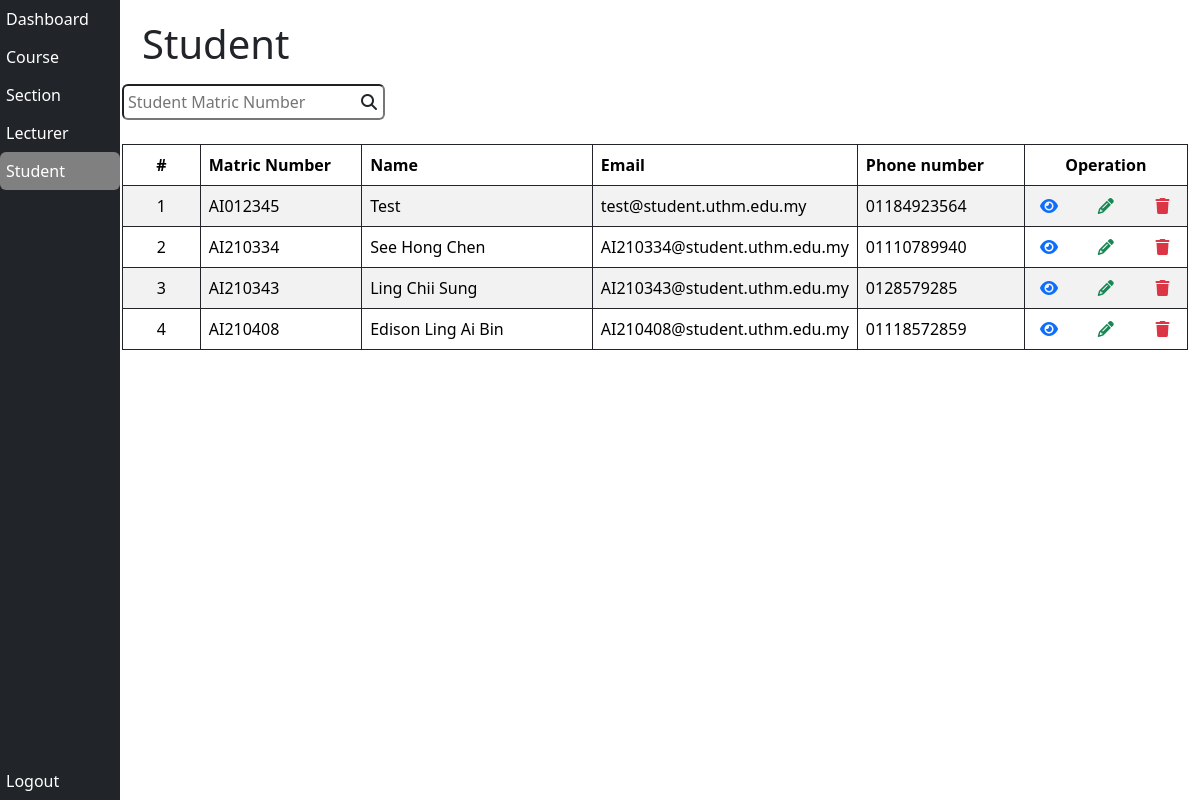
The page /Staff/student.php (signed in) on the database its author committed.
### tables this page shows
CREATE TABLE `student` (
  `student_matric_number` varchar(255) NOT NULL,
  `student_name` varchar(255) NOT NULL,
  `student_phone_number` varchar(255) NOT NULL,
  `student_IC` varchar(255) NOT NULL,
  `student_password` varchar(255) NOT NULL,
  `student_DOB` date NOT NULL,
  `student_nationality` enum('Malaysian','Non-Malaysian') NOT NULL,
  `student_gender` enum('Male','Female') NOT NULL,
  `student_race` enum('Malay','Chinese','India','Other') NOT NULL,
  `student_personal_email` varchar(255) DEFAULT NULL,
  `student_student_email` varchar(255) NOT NULL,
  `student_muet_band` enum('1','2','3','4','5','6') NOT NULL,
  `student_pre_university_result` varchar(255) NOT NULL,
  `student_archive` int(11) NOT NULL DEFAULT 0
);

### Staff/student.php (the view, shortened to what this page needs)
<?php
  if(!isset($_SESSION['admin'])) {
    echo 'Please login first <br>';
    echo 'Click <a href="index.php">here<a/> to login';
  }else {
    include 'db.php';
?>
<!DOCTYPE html>
<html lang="en">
<head>
  <link href="https://cdn.jsdelivr.net/npm/bootstrap@5.3.3/dist/css/bootstrap.min.css" rel="stylesheet"
>
  <link rel="stylesheet" href="https://cdnjs.cloudflare.com/ajax/libs/font-awesome/6.5.2/css/all.min.css"
 />
  <link rel="stylesheet" href="./styles/style.css">
  <link rel="stylesheet" href="./styles/sidebar.css">
</head>
<body>
  <div class="container-fluid">
    <div class="bg-dark text-white sidebar">
      <a href="dashboard.php" class="btn nav-btn text-white d-block text-start">Dashboard</a>
      <a href="course.php" class="btn nav-btn text-white d-block text-start">Course</a>
      <a href="section.php" class="btn nav-btn text-white d-block text-start">Section</a>
      <a href="lecturer.php" class="btn nav-btn text-white d-block text-start">Lecturer</a>
      <a href="student.php" class="btn nav-btn text-white d-block text-start selected">Student</a>
      <a href="clearId.php"
        class="btn nav-btn text-white d-block text-start position-absolute w-100 bottom-0">Logout</a>
    </div>
    <div class="main-content">
      <h1 class="title">Student</h1>
      <form autocomplete="off">
        <div class="position-relative d-inline">
          <input type="text" class="ps-1 pe-4 py-1 rounded mt-2" placeholder="Student Matric Number"
            id="studentMatricNumberInput">
          <i class="fas fa-search position-absolute end-0 top-50 translate-middle-y me-2"></i>
        </div>
      </form>
      <table class="table table-striped table-bordered border-dark mt-4" id="studentTable">
        <thead>
          <div class="row">
            <th scope="col" class="col-1 text-center">#</th>
            <th scope="col" class="col-2">Matric Number</th>
            <th scope="col" class="col-3">Name</th>
            <th scope="col" class="col-2">Email</th>
            <th scope="col" class="col-2">Phone number</th>
            <th scope="col" class="col-2 text-center">
              Operation
            </th>
          </div>
        </thead>
        <tbody>
          <?php
            $count = 1;
            $sql = "SELECT student_matric_number, student_name, student_phone_number, student_student_email FROM student WHERE student_archive = 0 ORDER BY student_matric_number";
            $result = mysqli_query($conn, $sql);
            if(mysqli_num_rows($result) > 0) {
              while($row = mysqli_fetch_assoc($result)) {
          ?>
          <tr>
            <td scope="row" class="text-center"><?php echo $count++ ?></td>
            <td scope="row"><?php echo $row["student_matric_number"] ?></td>
            <td scope="row"><?php echo $row["student_name"] ?></td>
            <td scope="row"><?php echo $row["student_student_email"] ?></td>
            <td scope="row"><?php echo $row["student_phone_number"] ?></td>
            <td>
              <div class="row">
                <div class="col-4 text-center">
                  <a
                    href="./operation/student/viewStudent.php?matricNumber=<?php echo $row["student_matric_number"] ?>">
                    <i class="fa-solid fa-eye text-primary"></i>
                  </a>
                </div>
                <div class="col-4 text-center">
                  <a
                    href="./operation/student/editStudent.php?matricNumber=<?php echo $row["student_matric_number"] ?>">
                    <i class="fa-solid fa-pencil text-success"></i>
                  </a>
                </div>
                <div class="col-4 text-center">
                  <a href="#">
                    <i class="fa-solid fa-trash text-danger"
                      onclick="deleteStudent('<?php echo $row['student_matric_number']?>', '<?php echo htmlspecialchars($row['student_name'])?>')"
                      name="delete"></i>
                  </a>
                </div>
              </div>
            </td>
          </tr>
          <?php
              }
            }else {
              echo
                '<tr>
                  <td colspan="8" class="text-center">No student found</td>
                </tr>';
            }
          ?>
        </tbody>
      </table>
    </div>
  </div>
</body>
</html>
<?php
  }
?>

### Staff/styles/style.css (style rules this page uses)
*, *::before, *::after { box-sizing: border-box; padding: 0; margin: 0; }
body { width: 100%; }
.main-content { margin-top: 10px; margin-left: 110px; }
.title { padding: 10px 0px 0px 20px; }

### Staff/styles/sidebar.css (style rules this page uses)
.sidebar { height: 100vh; position: fixed; top: 0; bottom: 0; left: 0; z-index: 999; }
.nav-btn { padding: 6px 30px 6px 5px; }
.btn:hover, .selected { background-color: gray; }

### rows shown on the page
student: student_matric_number "AI012345", student_name "Test", student_student_email "test@student.uthm.edu.my", student_phone_number "01184923564"
student: student_matric_number "AI210334", student_name "See Hong Chen", student_student_email "AI210334@student.uthm.edu.my", student_phone_number "01110789940"
student: student_matric_number "AI210343", student_name "Ling Chii Sung", student_student_email "AI210343@student.uthm.edu.my", student_phone_number "0128579285"
student: student_matric_number "AI210408", student_name "Edison Ling Ai Bin", student_student_email "AI210408@student.uthm.edu.my", student_phone_number "01118572859"
